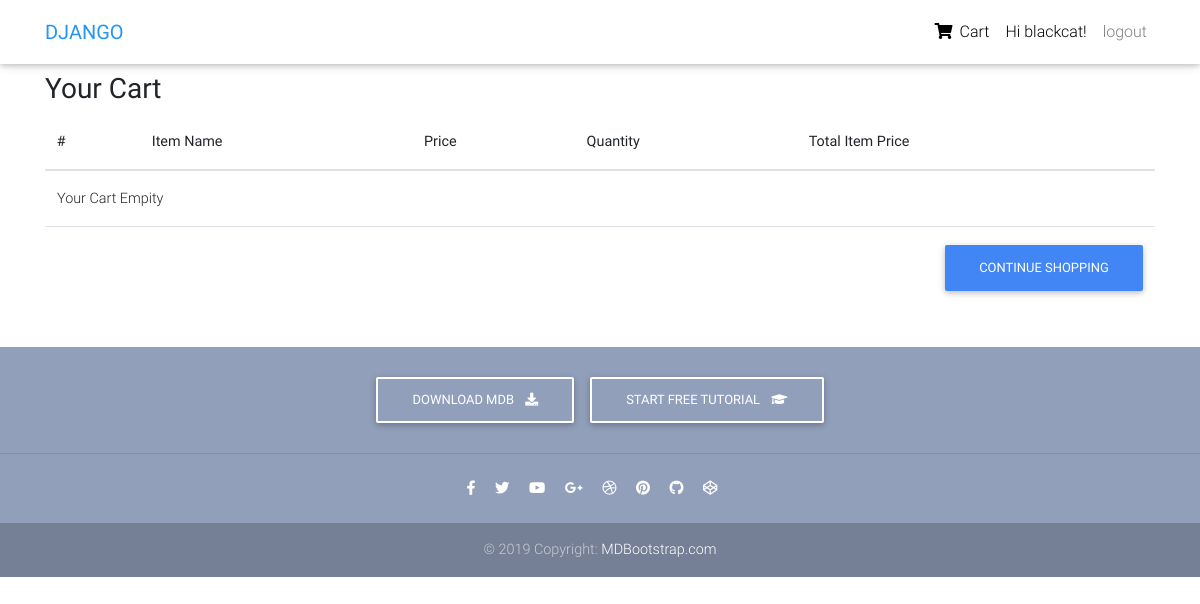
The app's page /order-summary/ (signed in), older data.
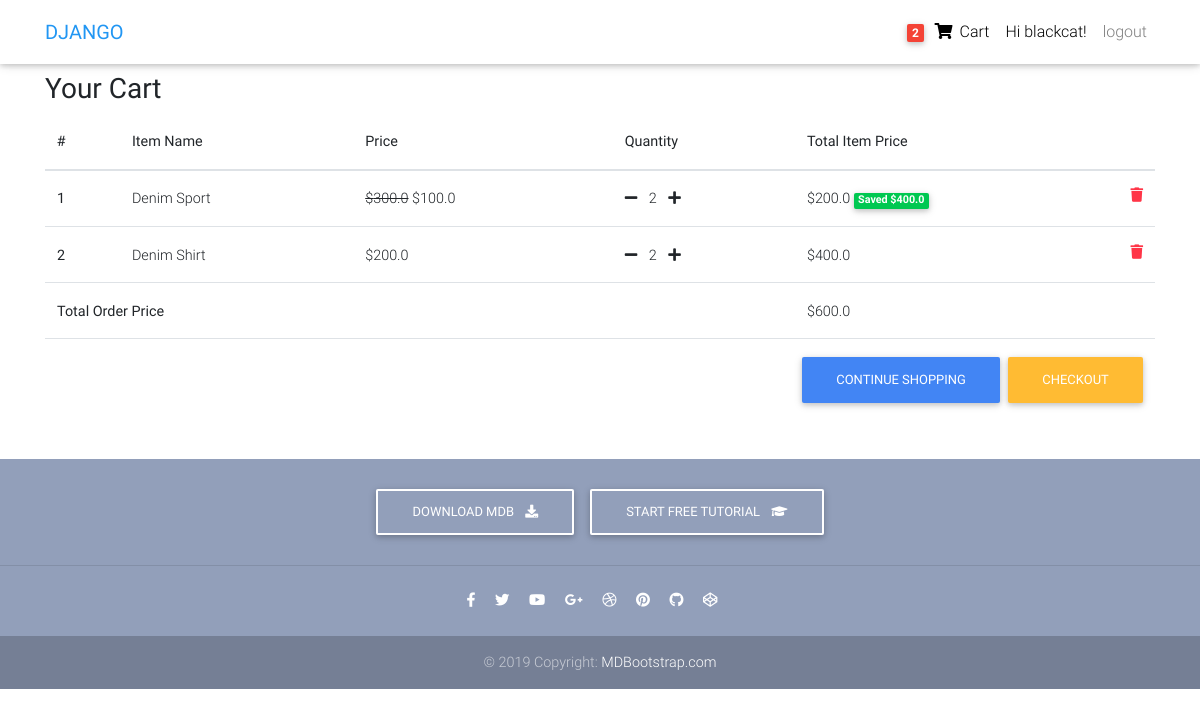
The same page, newer data.
### core/models.py (models this page shows, shortened)
class Order(models.Model):
    user = models.ForeignKey(settings.AUTH_USER_MODEL, on_delete=models.CASCADE)
    items = models.ManyToManyField(OrderItem)
    start_date = models.DateTimeField(auto_now_add=True)
    ordered_date = models.DateTimeField()
    ordered = models.BooleanField(default=False)
    checkout_address = models.ForeignKey(
        'CheckoutAddress', on_delete=models.SET_NULL, blank=True, null=True)
    payment = models.ForeignKey(
        'Payment', on_delete=models.SET_NULL, blank=True, null=True)
    def get_total_price(self):
        total = 0
        for order_item in self.items.all():
            total += order_item.get_final_price()
        return total

class OrderItem(models.Model):
    user = models.ForeignKey(settings.AUTH_USER_MODEL,
                             on_delete=models.CASCADE)
    ordered = models.BooleanField(default=False)
    item = models.ForeignKey(Item, on_delete=models.CASCADE)
    quantity = models.IntegerField(default=1)
    def get_total_item_price(self):
        return self.quantity * self.item.price
    def get_discount_item_price(self):
        return self.quantity * self.item.discount_price
    def get_amount_saved(self):
        return self.get_total_item_price() - self.get_discount_item_price()
    def get_final_price(self):
        if self.item.discount_price:
            return self.get_discount_item_price()
        return self.get_total_item_price()

class Item(models.Model):
    item_name = models.CharField(max_length=100)
    price = models.FloatField()
    discount_price = models.FloatField(blank=True, null=True)
    category = models.CharField(choices=CATEGORY, max_length=2)
    label = models.CharField(choices=LABEL, max_length=2)
    description = models.TextField()

### core/views.py (the view)
# urls.py: path('order-summary/', OrderSummaryView.as_view(), name='order-summary'),
class OrderSummaryView(LoginRequiredMixin, View):
    def get(self, *args, **kwargs):
        try:
            order = Order.objects.get(user=self.request.user, ordered=False)
            context = {
                'object': order
            }
            return render(self.request, 'order_summary.html', context)
        except ObjectDoesNotExist:
            messages.error(self.request, "You do not have an order")
            return redirect("/")

### core/templatetags/cart_template_tags.py (called while the page is built)
@register.filter
def cart_item_count(user):
    if user.is_authenticated:
        qs = Order.objects.filter(user=user, ordered=False)
        if qs.exists():
            return qs[0].items.count()
    return 0

### templates/order_summary.html
{% extends 'base.html' %}
{% block content %}
<main>
    <div class= "container">
        <div class="table-responsive text-nowrap">
    <h3>
        <strong>Your Cart</strong>
    </h3>
    <table class="table">
        <thead>
        <tr>
            <th scope="col">#</th>
            <th scope="col">Item Name</th>
            <th scope="col">Price</th>
            <th scope="col">Quantity</th>
            <th scope="col">Total Item Price</th>
        </tr>
        </thead>
        <tbody>
        {% for order_item in object.items.all %}
        <tr>
            <th scope="row">{{ forloop.counter }}</th>
            <td>{{ order_item.item.item_name }}</td>
            <td>
            {% if order_item.item.discount_price %}
                <del>${{ order_item.item.price}}</del>
                ${{ order_item.item.discount_price }}
            {% else %}
                ${{ order_item.item.price}}
            {% endif %}
            </td>
            <td>
                <a href="{% url 'core:reduce-quantity-item' order_item.item.pk %}"><i class="fas fa-minus mr-2"></i></a>
                {{ order_item.quantity }}
                <a href="{% url 'core:add-to-cart' order_item.item.pk %}"><i class="fas fa-plus ml-2"></i></a>
            </td>
            <td>
            {% if order_item.item.discount_price %}
                ${{ order_item.get_discount_item_price }}
                <span class="badge badge-success" >Saved ${{ order_item.get_amount_saved }}</span>
            {% else %}
                ${{ order_item.get_total_item_price}}
            {% endif %}
             <a href="{% url 'core:remove-from-cart' order_item.item.pk %}">
                <i class="fas fa-trash float-right text-danger"></i>
             </a>
            </td>
        </tr>
        {% empty %}
        <tr>
            <td colspan="5">Your Cart Empity</td>
        </tr>
         <tr>
            <td colspan="5">
                <a href="/" class="btn btn-primary float-right">Continue Shopping</a>
            </td>
        </tr>
        {% endfor %}
        {% if object.get_total_price %}
        <tr>
            <td colspan="4"><b>Total Order Price</b></td>
            <td>${{ object.get_total_price }}</td>
        </tr>
         <tr>
            <td colspan="5">
                <a href="{% url 'core:checkout' %}" class="btn btn-warning float-right ml-2">Checkout</a>
                <a href="/" class="btn btn-primary float-right">Continue Shopping</a>
            </td>
        </tr>
        {% endif %}
        </tbody>
    </table>
        </div>
    </div>
</main>
{% endblock content %}

### templates/base.html (shortened to what this page needs)
{% load static %}
{% load cart_template_tags %}
<!DOCTYPE html>
<html lang="en">
<head>
  <link rel="stylesheet" href="https://use.fontawesome.com/releases/v5.11.2/css/all.css">
  <link href="{% static 'css/bootstrap.min.css' %}" rel="stylesheet">
  <link href="{% static 'css/mdb.min.css' %}" rel="stylesheet">
  <link href=" {% static 'css/style.min.css' %}" rel="stylesheet">
</head>
<body>
  <nav class="navbar fixed-top navbar-expand-lg navbar-light white scrolling-navbar">
    <div class="container">
      <a class="navbar-brand waves-effect" href="/">
        <strong class="blue-text">DJANGO</strong>
      </a>
      <div class="collapse navbar-collapse" id="navbarSupportedContent">
        <ul class="navbar-nav nav-flex-icons">
            {% if user.is_authenticated %}
            <li class="nav-item">
                <a href="{% url 'core:order-summary' %}" class="nav-link waves-effect">
                {% if request.user|cart_item_count != 0 %}
                  <span class="badge red z-depth-1 mr-1"> {{ request.user|cart_item_count }} </span>
                {% endif %}
                <i class="fas fa-shopping-cart"></i>
                <span class="clearfix d-none d-sm-inline-block"> Cart </span>
                </a>
            </li>
            <li class="nav-item">
                 <a class="nav-link waves-effect">
                Hi {{ user.username }}!
                </a>
            </li>
                <a class="nav-link waves-effect" href="{% url 'logout' %}"> logout</a>
            {% else %}
             </li class="nav-item">
                <a class="nav-link waves-effect" href="{% url 'login' %}"> login</a>
            </li>
            {% endif %}
        </ul>
      </div>
    </div>
  </nav>
  <div class="mt-5 pt-4">
    </div>
    {% block content %}
    {% endblock content %}
    {% include "footer.html" %}
</body>
</html>

### templates/footer.html
  <footer class="page-footer text-center font-small mt-4 wow fadeIn">
    <div class="pt-4">
      <a class="btn btn-outline-white" href="https://mdbootstrap.com/docs/jquery/getting-started/download/" target="_blank"
        role="button">Download MDB
        <i class="fas fa-download ml-2"></i>
      </a>
      <a class="btn btn-outline-white" href="https://mdbootstrap.com/education/bootstrap/" target="_blank" role="button">Start
        free tutorial
        <i class="fas fa-graduation-cap ml-2"></i>
      </a>
    </div>
    <hr class="my-4">
    <div class="pb-4">
      <a href="https://www.facebook.com/mdbootstrap" target="_blank">
        <i class="fab fa-facebook-f mr-3"></i>
      </a>
      <a href="https://twitter.com/MDBootstrap" target="_blank">
        <i class="fab fa-twitter mr-3"></i>
      </a>
      <a href="https://www.youtube.com/watch?v=7MUISDJ5ZZ4" target="_blank">
        <i class="fab fa-youtube mr-3"></i>
      </a>
      <a href="https://plus.google.com/u/0/b/107863090883699620484" target="_blank">
        <i class="fab fa-google-plus-g mr-3"></i>
      </a>
      <a href="https://dribbble.com/mdbootstrap" target="_blank">
        <i class="fab fa-dribbble mr-3"></i>
      </a>
      <a href="https://pinterest.com/mdbootstrap" target="_blank">
        <i class="fab fa-pinterest mr-3"></i>
      </a>
      <a href="https://github.com/mdbootstrap/bootstrap-material-design" target="_blank">
        <i class="fab fa-github mr-3"></i>
      </a>
      <a href="http://codepen.io/mdbootstrap/" target="_blank">
        <i class="fab fa-codepen mr-3"></i>
      </a>
    </div>
    <div class="footer-copyright py-3">
      © 2019 Copyright:
      <a href="https://mdbootstrap.com/education/bootstrap/" target="_blank"> MDBootstrap.com </a>
    </div>
  </footer>

### templates/script.html (shortened to what this page needs)
{% load static %}

### templates/base.html (style rules this page uses)
html, body, header, .carousel { height: 60vh; }

Row changes from the older to the newer data that the page shows:
added OrderItem: item.item_name "Denim Sport", item.price "300.0", item.discount_price "100.0", quantity "2", get_discount_item_price "200.0", get_amount_saved "400.0"
added OrderItem: item.item_name "Denim Shirt", item.price "200.0", quantity "2", get_total_item_price "400.0"
now on this page (row unchanged): Order: get_total_price "600.0"
Text that changed along with them:
{{ request.user|cart_item_count }}: (not shown) → "2"
text no longer shown: "Your Cart Empity"
text now shown: "Total Order Price $ CHECKOUT"
